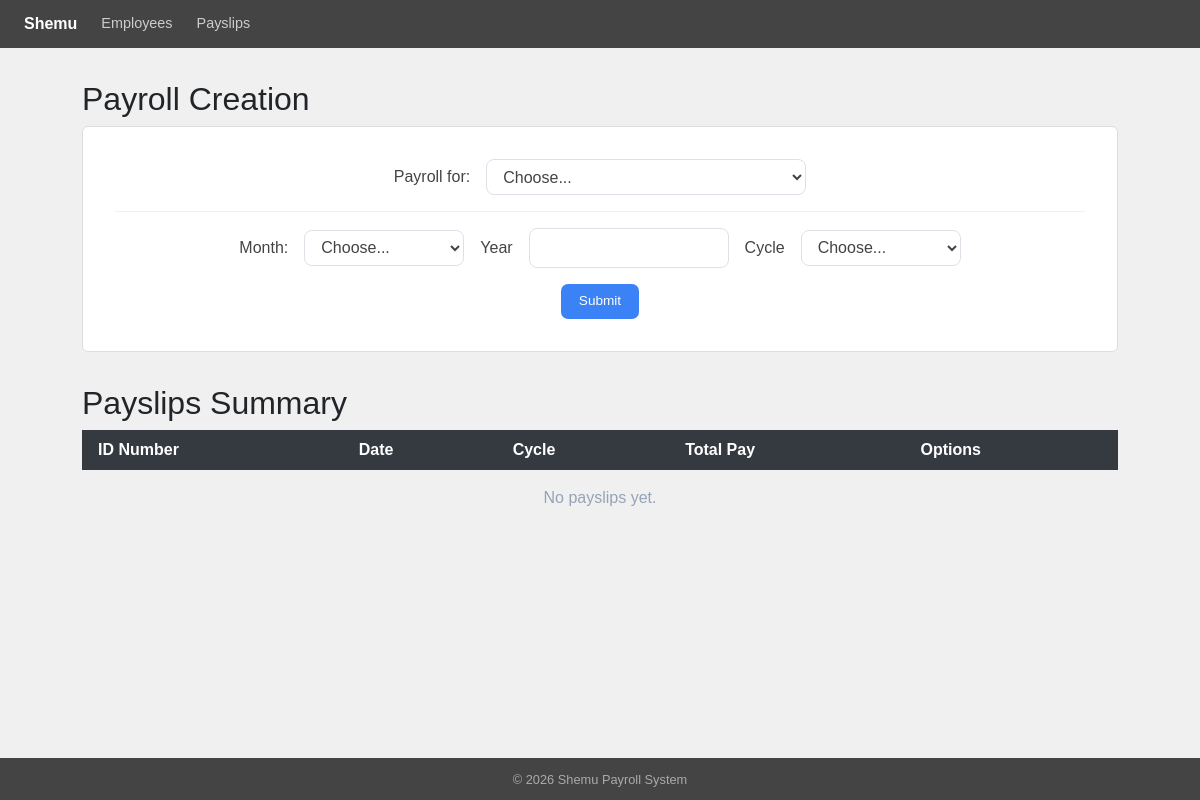
/payslips/, run on an earlier commit of the app's database.
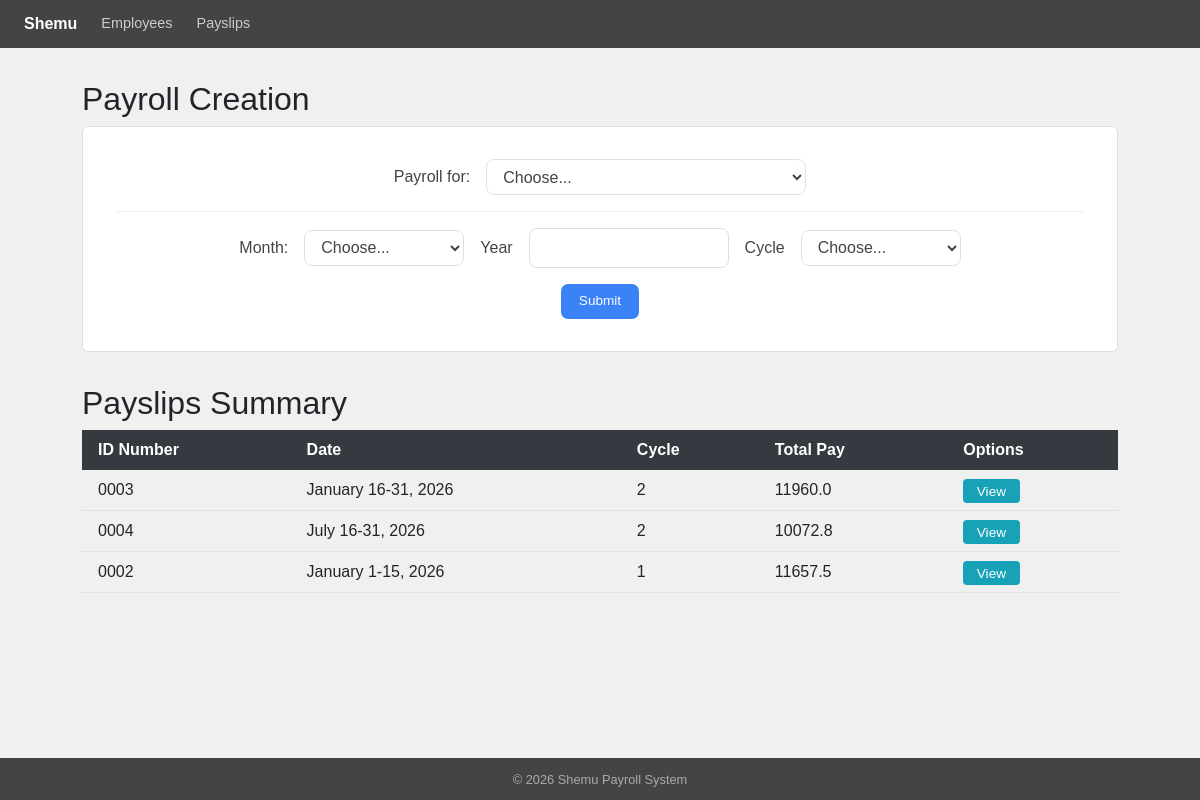
And on a later commit of the database.
### payroll_app/models.py (models this page shows, shortened)
class Payslip(models.Model):
    employee_id_number = models.ForeignKey(Employee, on_delete=models.CASCADE)
    month = models.CharField(max_length=20)
    date_range = models.CharField(max_length=50)
    year = models.CharField(max_length=10)
    pay_cycle = models.IntegerField()
    rate = models.FloatField()
    earnings_allowance = models.FloatField()
    deductions_tax = models.FloatField()
    deductions_health = models.FloatField()
    pag_ibig = models.FloatField()
    sss = models.FloatField()
    overtime = models.FloatField()
    total_pay = models.FloatField()

class Employee(models.Model):
    name = models.CharField(max_length=100)
    id_number = models.CharField(max_length=50, unique=True)
    rate = models.FloatField()
    overtime_pay = models.FloatField(null=True, blank=True)
    allowance = models.FloatField(null=True, blank=True)

### payroll_app/views.py (the view)
# urls.py: path('payslips/',                  views.payslips,        name='payslips'),
def payslips(request):
    all_payslips = Payslip.objects.all().order_by('-pk')
    all_employees = Employee.objects.all()
    context = {
        'payslips'  : all_payslips,
        'employees' : all_employees,
    }
    return render(request, 'payroll_app/payslips.html', context)

### payroll_app/templates/payroll_app/payslips.html (shortened to what this page needs)
{% extends 'payroll_app/base.html' %}
{% block content %}
<div style="max-width:1100px;">
  <h2>Payroll Creation</h2>
  <div class="form-card" style="max-width:1100px; width:100%;">
    <form method="post" action="{% url 'create_payroll' %}">
      <div style="display:flex; justify-content:center; align-items:center; gap:1rem; padding-bottom:1rem; border-bottom:1px solid #eef0f2; margin-bottom:1rem;">
        <label for="id_payroll_for" style="white-space:nowrap; font-weight:500; color:#444;">Payroll for:</label>
        <select id="id_payroll_for" name="payroll_for" style="width:320px; border:1px solid #dde1e7; border-radius:8px; padding:.45rem .75rem; background-color:#fff; color:#444; outline:none;">
          <option value="">Choose...</option>
        </select>
      </div>
      <div style="display:flex; justify-content:center; align-items:center; gap:1rem; margin-bottom:1rem;">
        <label for="id_month" style="white-space:nowrap; color:#444;">Month:</label>
        <select id="id_month" name="month" style="width:160px; border:1px solid #dde1e7; border-radius:8px; padding:.45rem .75rem; background-color:#fff; color:#444; outline:none;">
          <option value="">Choose...</option>
        </select>
        <label for="id_year" style="white-space:nowrap; color:#444;">Year</label>
        <input type="text" id="id_year" name="year" maxlength="4" pattern="[0-9]{4}" placeholder="" style="width:200px; border:1px solid #dde1e7; border-radius:8px; padding:.45rem .75rem; background-color:#fff; color:#444; outline:none;">
        <label for="id_cycle" style="white-space:nowrap; color:#444;">Cycle</label>
        <select id="id_cycle" name="cycle" style="width:160px; border:1px solid #dde1e7; border-radius:8px; padding:.45rem .75rem; background-color:#fff; color:#444; outline:none;">
          <option value="">Choose...</option>
        </select>
      </div>
      <div style="display:flex; justify-content:center;">
        <button type="submit" class="btn-shemu-primary">Submit</button>
      </div>
    </form>
  </div>
  <div style="margin-top:2rem;">
    <h2>Payslips Summary</h2>
    <table style="width:100%; border-collapse:collapse;">
      <thead>
        <tr style="background-color:#343a40; color:white;">
          <th style="padding:.50rem 1rem; text-align:left;">ID Number</th>
          <th style="padding:.50rem 1rem; text-align:left;">Date</th>
          <th style="padding:.50rem 1rem; text-align:left;">Cycle</th>
          <th style="padding:.50rem 1rem; text-align:left;">Total Pay</th>
          <th style="padding:.50rem 1rem; text-align:left;">Options</th>
        </tr>
      </thead>
      <tbody>
        {% for payslip in payslips %}
        <tr style="border-bottom:1px solid #dee2e6;">
          <td style="padding:.50rem 1rem;">{{ payslip.employee_id_number.id_number }}</td>
          <td style="padding:.50rem 1rem;">{{ payslip.date_range }}</td>
          <td style="padding:.50rem 1rem;">{{ payslip.pay_cycle }}</td>
          <td style="padding:.50rem 1rem;">{{ payslip.total_pay }}</td>
          <td style="padding:.50rem 1rem;">
            <a href="{% url 'view_payslip' payslip.id %}" style="padding:.3rem .85rem; font-size:.85rem; background-color:#17a2b8; color:white; border-radius:4px; text-decoration:none;">View</a>
          </td>
        </tr>
        {% empty %}
        <tr>
          <td colspan="5" style="text-align:center; padding:1rem; color:#94a3b8;">No payslips yet.</td>
        </tr>
        {% endfor %}
      </tbody>
    </table>
  </div>
</div>
{% endblock %}

### payroll_app/templates/payroll_app/base.html (shortened to what this page needs)
<!DOCTYPE html>
<html lang="en">
<head>
  <link href="https://cdn.jsdelivr.net/npm/bootstrap@5.3.0/dist/css/bootstrap.min.css" rel="stylesheet"/>
</head>
<body>
  <nav class="top-nav">
    <a href="{% url 'employees' %}" class="brand">Shemu</a>
    <a href="{% url 'employees' %}">Employees</a>
    <a href="{% url 'payslips' %}">Payslips</a>
  </nav>
  <div class="main-content">
    {% block content %}{% endblock %}
  </div>
  <footer class="bottom-footer">
    &copy; 2026 Shemu Payroll System
  </footer>
</body>
</html>

### payroll_app/templates/payroll_app/base.html (style rules this page uses)
body { background: #f0f0f0; font-family: Arial, sans-serif; min-height: 100vh; display: flex; flex-direction: column; }
.top-nav { background: #444; padding: 0 1.5rem; height: 48px; display: flex; align-items: center; gap: 1.5rem; }
.top-nav .brand { color: #fff; font-weight: bold; font-size: 1rem; text-decoration: none; }
.top-nav a { color: #ccc; text-decoration: none; font-size: .9rem; }
.main-content { flex: 1; padding: 2rem; max-width: 1100px; width: 100%; margin: 0 auto; }
.btn-shemu-primary { background: #3b82f6; color: #fff; border: none; padding: .45rem 1.1rem; border-radius: 7px; font-size: .85rem; cursor: pointer; text-decoration: none; display: inline-flex; align-items: center; gap: .35rem; }
.form-card { background: #fff; border: 1px solid #ddd; border-radius: 6px; padding: 2rem; max-width: 460px; margin: 0 auto; }
.bottom-footer { background: #444; text-align: center; padding: .7rem; font-size: .8rem; color: #aaa; }

What changed in the data, as far as the page shows it:
added Payslip: employee_id_number.id_number "0003", date_range "January 16-31, 2026", pay_cycle "2", total_pay "11960.0"
added Payslip: employee_id_number.id_number "0004", date_range "July 16-31, 2026", pay_cycle "2", total_pay "10072.8"
added Payslip: employee_id_number.id_number "0002", date_range "January 1-15, 2026", pay_cycle "1", total_pay "11657.5"
Also different on the page:
text no longer shown: "No payslips yet."
